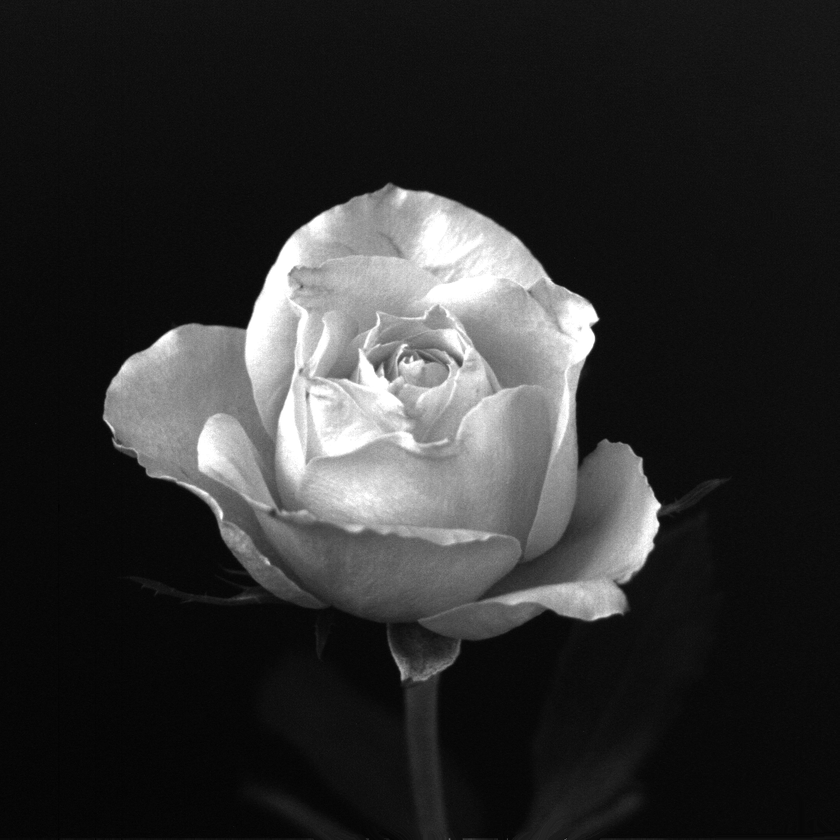
#> input picture Required Images/Rose.tif, 840 x 840 px, shrunk from 1024 x 1024 before the run, found by its file name
$ python Exp4_1.py
#> lines starting #> are read from the running program, lines starting #| are printed output that depends on the picture
"""
To observe checkerboard effect
"""

import cv2 as cv
import numpy as np
from matplotlib import pyplot as plt

img = cv.imread('Rose.tif', 0)
#> img is the input picture: shape (840, 840); min 0, max 255, mean 46.8

# cv.imshow('img', img)
# cv.waitKey(0)
images = []
s = [1, 2, 6, 10, 16, 20]
for k in range(len(s)):
    new_img = []
    for i in range(0, img.shape[0], s[k]):
        row = []
        for j in range(0, img.shape[1], s[k]):
            row.append(img[i][j])
        new_img.append(row)

    new_img = np.array(new_img, dtype='uint8')

    # cv.imshow('new_img', new_img)
    # cv.waitKey(0)

    images.append(new_img)
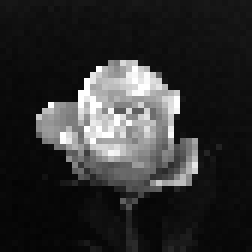
#> new_img: shape (42, 42) (shown 6 times larger); min 4, max 255, mean 46.5
#> after the loop, images = 6 items

titles = ['original', 'drop of 1', 'drop of 5', 'drop of 9', 'drop of 15', 'drop of 19']
for i in range(len(images)):
    plt.subplot(2, 3, i + 1)
    plt.imshow(images[i], cmap='gray')
    plt.title(titles[i])
    plt.xticks([])
    plt.yticks([])
#> this loop made 6 passes

plt.show()
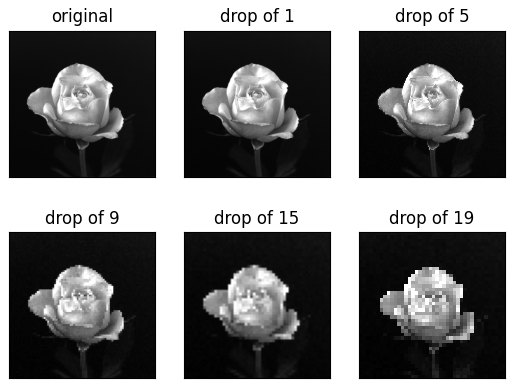
#> figure drawn by matplotlib, 6 panels

cv.destroyAllWindows()
